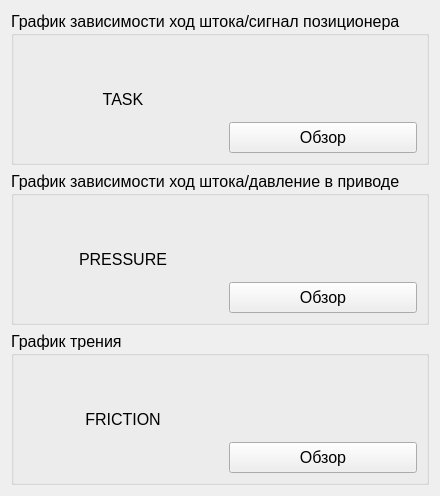
          <widget class="QWidget" name="tab_images">
           <attribute name="title">
            <string>Выбор изображений</string>
           </attribute>
           <layout class="QHBoxLayout" name="horizontalLayout_24">
            <item>
             <layout class="QVBoxLayout" name="verticalLayout_imagesChart">
              <item>
               <widget class="QGroupBox" name="groupBox_imageChartTask">
                <property name="font">
                 <font>
                  <family>Segoe UI</family>
                  <pointsize>12</pointsize>
                 </font>
                </property>
                <property name="title">
                 <string>График зависимости ход штока/сигнал позиционера</string>
                </property>
                <layout class="QHBoxLayout" name="horizontalLayout_25">
                 <item>
                  <widget class="QLabel" name="label_imageChartTask">
                   <property name="enabled">
                    <bool>true</bool>
                   </property>
                   <property name="sizePolicy">
                    <sizepolicy hsizetype="Preferred" vsizetype="Preferred">
                     <horstretch>0</horstretch>
                     <verstretch>0</verstretch>
                    </sizepolicy>
                   </property>
                   <property name="minimumSize">
                    <size>
                     <width>200</width>
                     <height>108</height>
                    </size>
                   </property>
                   <property name="maximumSize">
                    <size>
                     <width>200</width>
                     <height>108</height>
                    </size>
                   </property>
                   <property name="font">
                    <font>
                     <family>Segoe UI</family>
                     <pointsize>12</pointsize>
                    </font>
                   </property>
                   <property name="text">
                    <string>TASK</string>
                   </property>
                   <property name="scaledContents">
                    <bool>true</bool>
                   </property>
                   <property name="alignment">
                    <set>Qt::AlignmentFlag::AlignCenter</set>
                   </property>
                   <property name="wordWrap">
                    <bool>true</bool>
                   </property>
                  </widget>
                 </item>
                 <item>
                  <layout class="QVBoxLayout" name="verticalLayout_imageChartTask">
                   <item>
                    <spacer name="verticalSpacer_imageChartTask">
                     <property name="orientation">
                      <enum>Qt::Orientation::Vertical</enum>
                     </property>
                     <property name="sizeHint" stdset="0">
                      <size>
                       <width>20</width>
                       <height>40</height>
                      </size>
                     </property>
                    </spacer>
                   </item>
                   <item>
                    <widget class="QPushButton" name="pushButton_imageChartTask">
                     <property name="sizePolicy">
                      <sizepolicy hsizetype="Minimum" vsizetype="Preferred">
                       <horstretch>0</horstretch>
                       <verstretch>0</verstretch>
                      </sizepolicy>
                     </property>
                     <property name="font">
                      <font>
                       <family>Segoe UI</family>
                       <pointsize>12</pointsize>
                      </font>
                     </property>
                     <property name="styleSheet">
                      <string notr="true">padding: 5px 10px;</string>
                     </property>
                     <property name="text">
                      <string>Обзор</string>
                     </property>
                    </widget>
                   </item>
                  </layout>
                 </item>
                </layout>
               </widget>
              </item>
              <item>
               <widget class="QGroupBox" name="groupBox_imageChartPressure">
                <property name="font">
                 <font>
                  <family>Segoe UI</family>
                  <pointsize>12</pointsize>
                 </font>
                </property>
                <property name="title">
                 <string>График зависимости ход штока/давление в приводе</string>
                </property>
                <layout class="QHBoxLayout" name="horizontalLayout_26">
                 <item>
                  <widget class="QLabel" name="label_imageChartPressure">
                   <property name="sizePolicy">
                    <sizepolicy hsizetype="Preferred" vsizetype="Preferred">
                     <horstretch>0</horstretch>
                     <verstretch>0</verstretch>
                    </sizepolicy>
                   </property>
                   <property name="minimumSize">
                    <size>
                     <width>200</width>
                     <height>108</height>
                    </size>
                   </property>
                   <property name="maximumSize">
                    <size>
                     <width>200</width>
                     <height>108</height>
                    </size>
                   </property>
                   <property name="font">
                    <font>
                     <family>Segoe UI</family>
                     <pointsize>12</pointsize>
                    </font>
                   </property>
                   <property name="text">
                    <string>PRESSURE</string>
                   </property>
                   <property name="scaledContents">
                    <bool>true</bool>
                   </property>
                   <property name="alignment">
                    <set>Qt::AlignmentFlag::AlignCenter</set>
                   </property>
                   <property name="wordWrap">
                    <bool>true</bool>
                   </property>
                  </widget>
                 </item>
                 <item>
                  <layout class="QVBoxLayout" name="verticalLayout_imageChartPressure">
                   <item>
                    <spacer name="verticalSpacer_imageChartPressure">
                     <property name="orientation">
                      <enum>Qt::Orientation::Vertical</enum>
                     </property>
                     <property name="sizeHint" stdset="0">
                      <size>
                       <width>20</width>
                       <height>40</height>
                      </size>
                     </property>
                    </spacer>
                   </item>
                   <item>
                    <widget class="QPushButton" name="pushButton_imageChartPressure">
                     <property name="sizePolicy">
                      <sizepolicy hsizetype="Minimum" vsizetype="Preferred">
                       <horstretch>0</horstretch>
                       <verstretch>0</verstretch>
                      </sizepolicy>
                     </property>
                     <property name="font">
                      <font>
                       <family>Segoe UI</family>
                       <pointsize>12</pointsize>
                      </font>
                     </property>
                     <property name="styleSheet">
                      <string notr="true">padding: 5px 10px;</string>
                     </property>
                     <property name="text">
                      <string>Обзор</string>
                     </property>
                    </widget>
                   </item>
                  </layout>
                 </item>
                </layout>
               </widget>
              </item>
              <item>
               <widget class="QGroupBox" name="groupBox_imageChartFriction">
                <property name="font">
                 <font>
                  <family>Segoe UI</family>
                  <pointsize>12</pointsize>
                 </font>
                </property>
                <property name="title">
                 <string>График трения</string>
                </property>
                <layout class="QHBoxLayout" name="horizontalLayout_27">
                 <item>
                  <widget class="QLabel" name="label_imageChartFriction">
                   <property name="minimumSize">
                    <size>
                     <width>200</width>
                     <height>108</height>
                    </size>
                   </property>
                   <property name="maximumSize">
                    <size>
                     <width>200</width>
                     <height>108</height>
                    </size>
                   </property>
                   <property name="font">
                    <font>
                     <family>Segoe UI</family>
                     <pointsize>12</pointsize>
                    </font>
                   </property>
                   <property name="text">
                    <string>FRICTION</string>
                   </property>
                   <property name="scaledContents">
                    <bool>true</bool>
                   </property>
                   <property name="alignment">
                    <set>Qt::AlignmentFlag::AlignCenter</set>
                   </property>
                   <property name="wordWrap">
                    <bool>true</bool>
                   </property>
                  </widget>
                 </item>
                 <item>
                  <layout class="QVBoxLayout" name="verticalLayout_imageChartFriction">
                   <item>
                    <spacer name="verticalSpacer_imageChartFriction">
                     <property name="orientation">
                      <enum>Qt::Orientation::Vertical</enum>
                     </property>
                     <property name="sizeHint" stdset="0">
                      <size>
                       <width>20</width>
                       <height>40</height>
                      </size>
                     </property>
                    </spacer>
                   </item>
                   <item>
                    <widget class="QPushButton" name="pushButton_imageChartFriction">
                     <property name="sizePolicy">
                      <sizepolicy hsizetype="Minimum" vsizetype="Preferred">
                       <horstretch>0</horstretch>
                       <verstretch>0</verstretch>
                      </sizepolicy>
                     </property>
                     <property name="font">
                      <font>
                       <family>Segoe UI</family>
                       <pointsize>12</pointsize>
                      </font>
                     </property>
                     <property name="styleSheet">
                      <string notr="true">padding: 5px 10px;</string>
                     </property>
                     <property name="text">
                      <string>Обзор</string>
                     </property>
                    </widget>
                   </item>
                  </layout>
                 </item>
                </layout>
               </widget>
              </item>
             </layout>
            </item>
            <item>
             <spacer name="horizontalSpacer_18">
              <property name="orientation">
               <enum>Qt::Orientation::Horizontal</enum>
              </property>
              <property name="sizeHint" stdset="0">
               <size>
                <width>0</width>
                <height>0</height>
               </size>
              </property>
             </spacer>
            </item>
           </layout>
          </widget>
